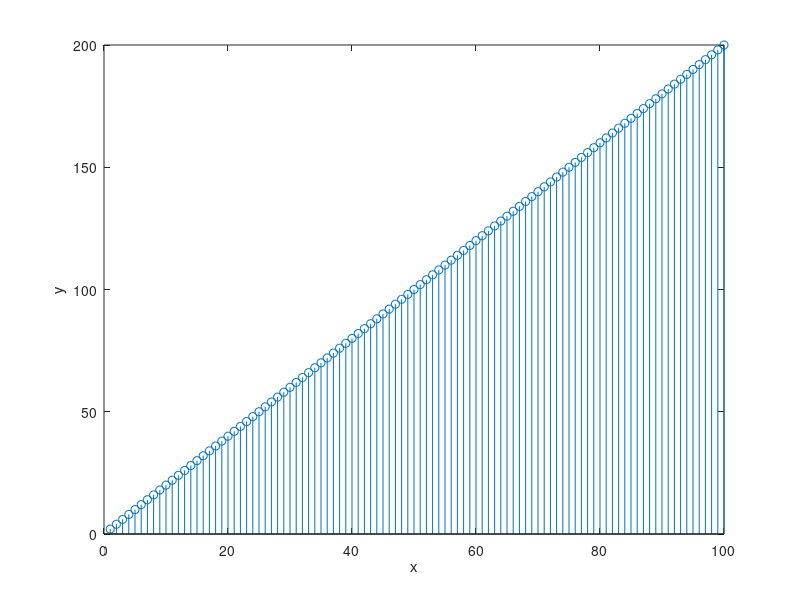
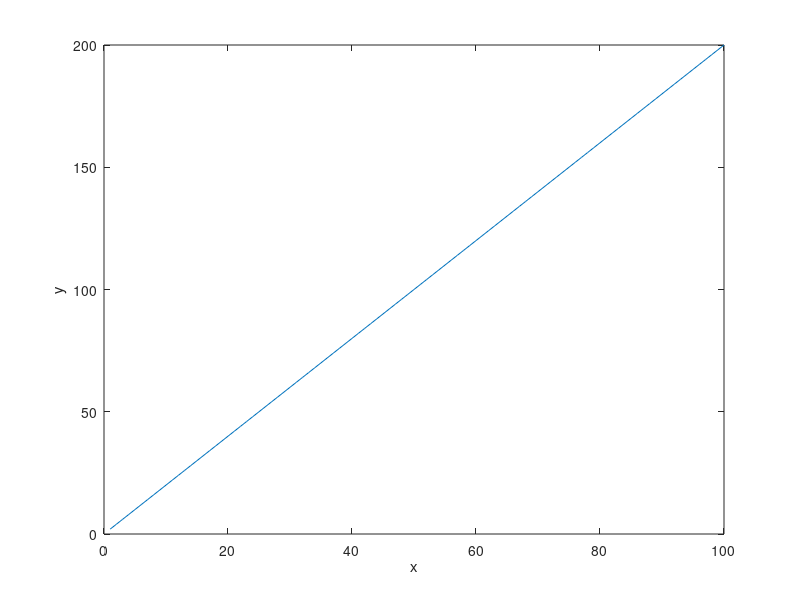
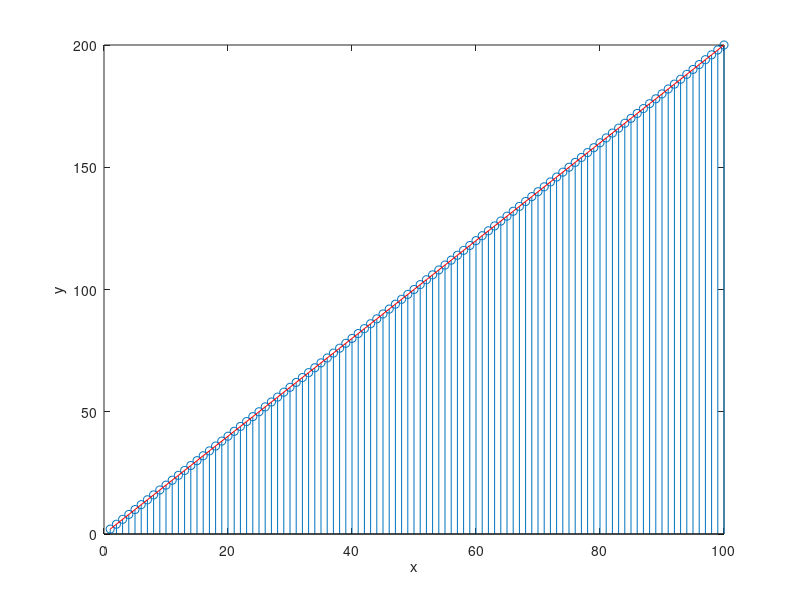
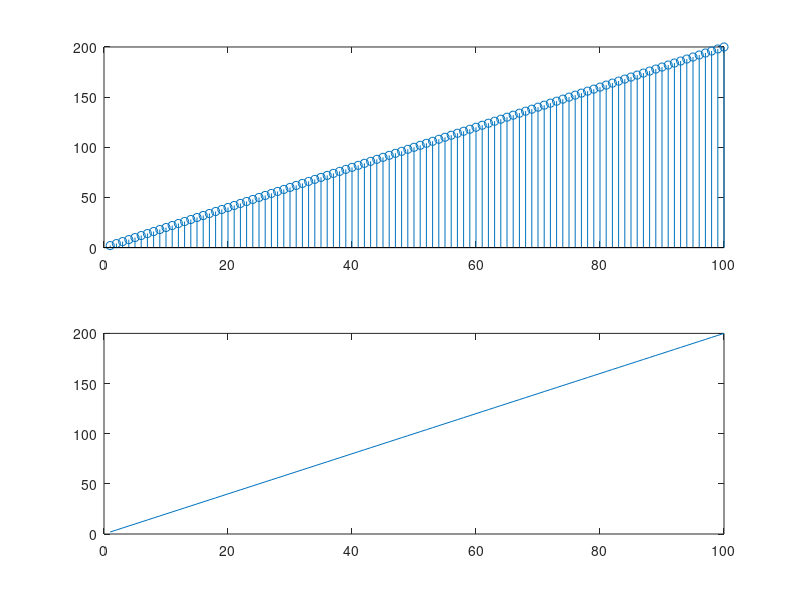

These figures' MATLAB source, in order:
x = 1:1:100;
y = 2:2:200;

figure(1)
% a)
stem(x,y), xlabel('x'), ylabel('y')

figure(2)
%b)
plot(x,y), xlabel('x'), ylabel('y')

figure(3)
%c)
stem(x,y)
hold on
plot(x,y, 'r'), xlabel('x'), ylabel('y')

figure(4)
%d)
subplot(2,1,1)
stem(x,y)
subplot(2,1,2)
plot(x,y)
